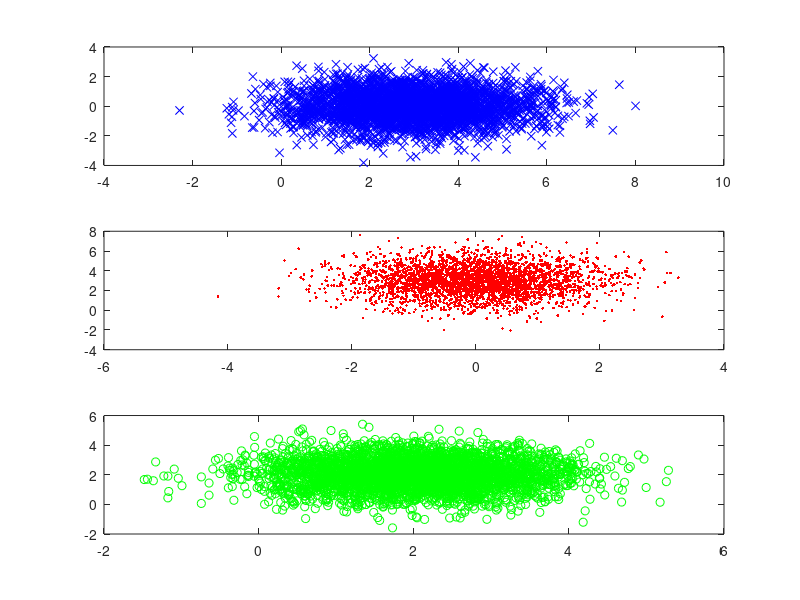
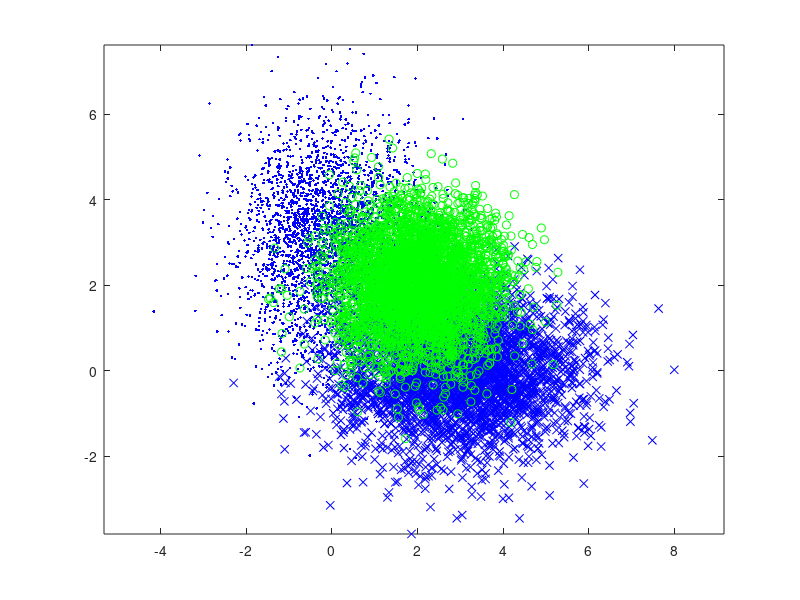

The MATLAB script that drew these images, in order:
clear all;
samples = 10000;

m01 = [3;0];
c01 = [2 0; 0 1];

m02 = [0;3];
c02 = [1 0; 0 2];

split = rand(1, 10000);

nsamples01 = length(find(split <= 0.325));
nsamples02 = length(find(split > 0.325 & split < 0.65));


m1 = [2;2];
c1 = [1 0 ; 0 1];
nsamples1 = length(find(split >= 0.65));

g01 = mvnrnd(m01, c01, nsamples01);
g02 = mvnrnd(m02, c02, nsamples02);
g1 = mvnrnd(m1, c1, nsamples1);
figure(1);
title('plot of individual gaussians')
subplot(3,1,1);plot(g01(:, 1), g01(:, 2), 'xb'); 
subplot(3,1,2);plot(g02(:, 1), g02(:, 2), '.r');
subplot(3,1,3);plot(g1(:, 1), g1(:, 2), 'og');   
figure();
title('plot of all gaussians together')
plot(g01(:, 1), g01(:, 2), 'xb'); hold on; axis equal;
plot(g02(:, 1), g02(:, 2), '.b'); 
plot(g1(:, 1), g1(:, 2), 'og');



x = cat(1, cat(1, g01, g02), g1).';
y = [zeros([1, nsamples01+nsamples02]) ones([1 nsamples1])];

testmean = mean(g01);
testcov = cov(g01);

%save('q1data.mat', 'x','y', 'm01', 'm02', 'm1', 'c01', 'c02', 'c1');